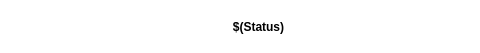
<?xml version="1.0" encoding="UTF-8"?>
<ui version="4.0">
 <class>WorkingBanner</class>
 <widget class="QDialog" name="WorkingBanner">
  <property name="geometry">
   <rect>
    <x>0</x>
    <y>0</y>
    <width>480</width>
    <height>51</height>
   </rect>
  </property>
  <property name="minimumSize">
   <size>
    <width>480</width>
    <height>0</height>
   </size>
  </property>
  <property name="maximumSize">
   <size>
    <width>480</width>
    <height>53</height>
   </size>
  </property>
  <property name="palette">
   <palette>
    <active>
     <colorrole role="Base">
      <brush brushstyle="SolidPattern">
       <color alpha="255">
        <red>255</red>
        <green>255</green>
        <blue>255</blue>
       </color>
      </brush>
     </colorrole>
     <colorrole role="Window">
      <brush brushstyle="SolidPattern">
       <color alpha="255">
        <red>255</red>
        <green>255</green>
        <blue>255</blue>
       </color>
      </brush>
     </colorrole>
    </active>
    <inactive>
     <colorrole role="Base">
      <brush brushstyle="SolidPattern">
       <color alpha="255">
        <red>255</red>
        <green>255</green>
        <blue>255</blue>
       </color>
      </brush>
     </colorrole>
     <colorrole role="Window">
      <brush brushstyle="SolidPattern">
       <color alpha="255">
        <red>255</red>
        <green>255</green>
        <blue>255</blue>
       </color>
      </brush>
     </colorrole>
    </inactive>
    <disabled>
     <colorrole role="Base">
      <brush brushstyle="SolidPattern">
       <color alpha="255">
        <red>255</red>
        <green>255</green>
        <blue>255</blue>
       </color>
      </brush>
     </colorrole>
     <colorrole role="Window">
      <brush brushstyle="SolidPattern">
       <color alpha="255">
        <red>255</red>
        <green>255</green>
        <blue>255</blue>
       </color>
      </brush>
     </colorrole>
    </disabled>
   </palette>
  </property>
  <property name="windowTitle">
   <string notr="true">Working</string>
  </property>
  <layout class="QHBoxLayout" name="horizontalLayout_2">
   <item>
    <layout class="QHBoxLayout" name="horizontalLayout">
     <item>
      <widget class="QLabel" name="labelWorking">
       <property name="minimumSize">
        <size>
         <width>31</width>
         <height>31</height>
        </size>
       </property>
       <property name="maximumSize">
        <size>
         <width>31</width>
         <height>31</height>
        </size>
       </property>
       <property name="text">
        <string/>
       </property>
       <property name="pixmap">
        <pixmap resource="../res/Images.qrc">:/images/Busy.gif</pixmap>
       </property>
      </widget>
     </item>
     <item>
      <widget class="QLabel" name="labelStatus">
       <property name="font">
        <font>
         <weight>75</weight>
         <bold>true</bold>
        </font>
       </property>
       <property name="text">
        <string notr="true">$(Status)</string>
       </property>
       <property name="alignment">
        <set>Qt::AlignCenter</set>
       </property>
      </widget>
     </item>
    </layout>
   </item>
  </layout>
 </widget>
 <resources>
  <include location="../res/Images.qrc"/>
  <include location="../res/Images.qrc"/>
  <include location="../res/Images.qrc"/>
  <include location="../res/Images.qrc"/>
  <include location="../res/Images.qrc"/>
  <include location="../res/Images.qrc"/>
  <include location="../res/Images.qrc"/>
  <include location="../res/Images.qrc"/>
  <include location="../res/Images.qrc"/>
 </resources>
 <connections/>
</ui>
